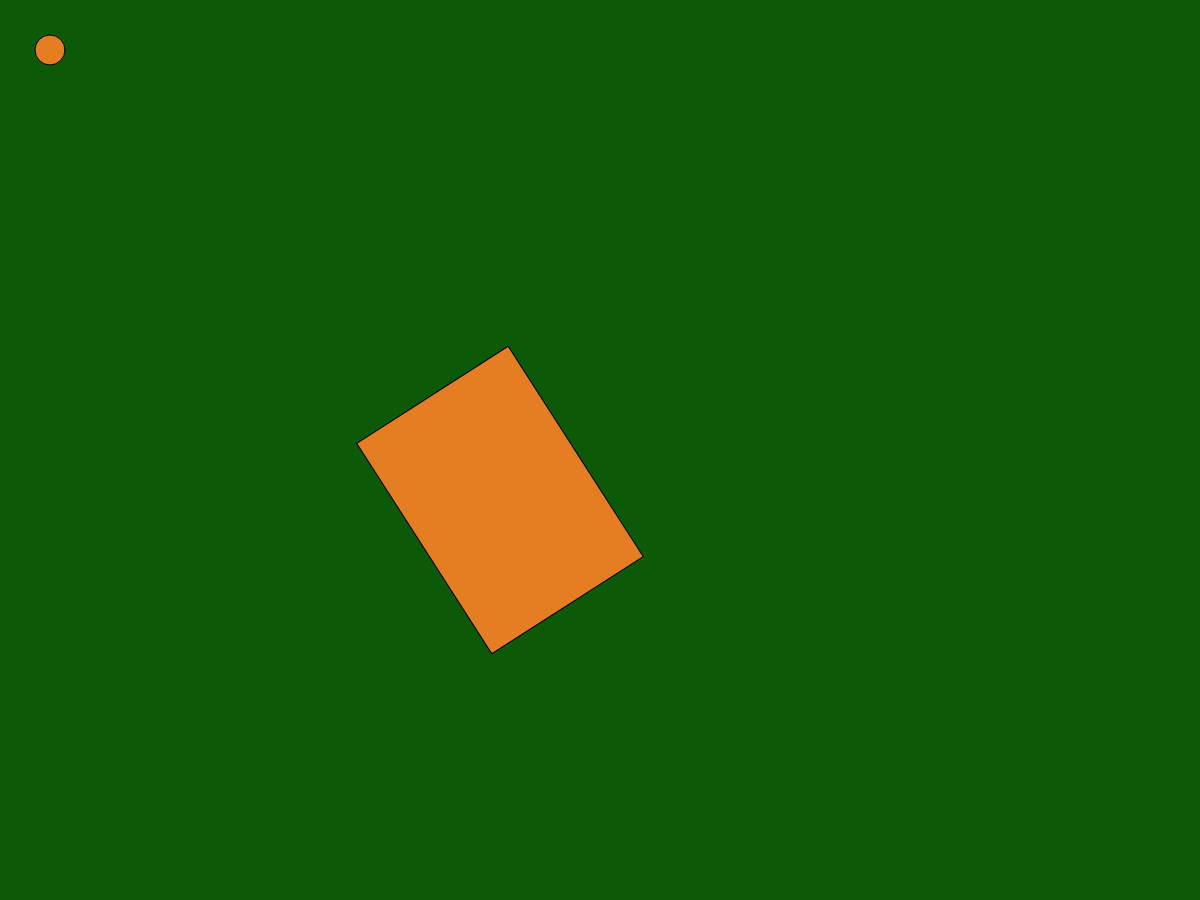
Frame 1 (no input)
Frame 60 (no input): identical to frame 1, image omitted
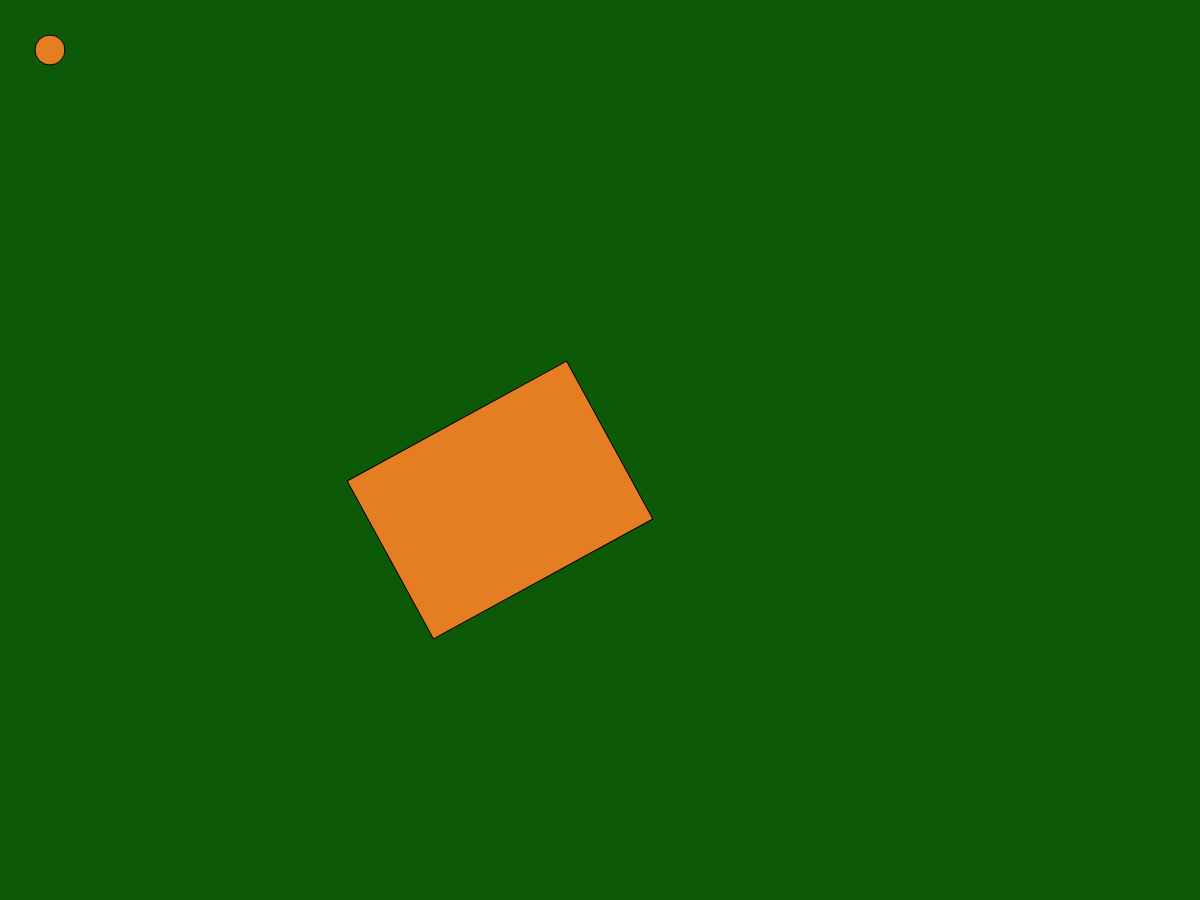
Frame 120 (the mouse pressed at the canvas centre since frame 60)

The p5.js sketch that drew these frames (run headless with seeded random() and noise() and a simulated clock; from frame 60 on, the mouse is pressed at the canvas centre):

// p5.js sketch
// ── sketch.js
var creatures = [];
var angle = 0.0;
var jitter = 0.0;
function setup() {
  createCanvas(1200,900,);

}
xPos=500;
yPos=500;
function draw() {

  background(12, 89, 8);
  fill(229, 125, 34);
  ellipse(50,50,30,30);
  rectMode(CENTER);
  // during even-numbered seconds (0, 2, 4, 6...) add jitter to
  // the rotation
  jitter+=.01;
  //increase the angle value using the most recent jitter value
  angle = radians(30);
  if (xlen<0) {
      xlen*=-1;
  }
  if (ylen<0) {
    ylen*=-1;
  }
  var xlen=mouseX-xPos;
  var ylen=mouseY-yPos;
  var result=ylen/xlen;

  var ang=Math.atan(result);
  console.log(ang);
  //use cosine to get a smooth CW and CCW motion when not jittering
  var c = ((result));
  //move the shape to the center of the canvas
  translate(xPos, yPos);
  //apply the final rotation
  rotate(c);
  rect(0, 0, 250, 180);  
  jitter=0;
}

class hunter{
  constructor(x,y) {
    this.x = x;
    this.y = y;
    this.noiseOffsetX = random(0,1000);
    this.noiseOffsetY = random(0,1000);
    this.attractionZoneSize = 700;
    this.neighbors=0;
  }
  moveAndDisplay() {
    this.x += map( noise(this.noiseOffsetX), 0, 1, -1.5, 1.5);
    this.y += map( noise(this.noiseOffsetY), 0, 1, -1.5, 1.5);
    this.noiseOffsetX += 0.01;
    this.noiseOffsetY += 0.01;
    if(this.x>width){
      this.x=0
    }
    else if(this.x<0){
      this.x = width
    }
    if(this.y>height){
      this.y=0
    }
    else if(this.y<0){
      this.y = height
    }


    // draw the creature
    fill(255);
    noStroke();
    ellipse(this.x, this.y, 10, 10);

    // draw the 'attraction zone' for the creature
    noFill();
    stroke(0,255,0);
    ellipse(this.x, this.y, this.attractionZoneSize, this.attractionZoneSize);

    noFill();
    stroke(255,0,0);
    ellipse(this.x, this.y, 10, 10);
    console.log("test");
    ellipse(this.x, this.y, this.repulsionZoneSize, this.repulsionZoneSize);
  }

  attract(otherCreature) {
    // see how far away we are from the other creatures
    var d = dist(this.x, this.y, otherCreature.x, otherCreature.y);
    // are we within the atraction zone?
    if (d < this.attractionZoneSize/2) {
      // move toward this creature a little bit
      var dX = otherCreature.x - this.x;
      var dY = otherCreature.y - this.y;

      // move 5% of the way to the new creature
      this.x += dX * 0.0001;
      this.y += dY * 0.0001;
    }
  }
}



class CreatureThatAttracts {

  constructor(x,y) {
    this.x = x;
    this.y = y; 
    this.noiseOffsetX = random(0,1000);
    this.noiseOffsetY = random(0,1000);
    this.attractionZoneSize = 200;
    this.repulsionZoneSize=50;
    this.extraRepulsion=10;
    this.neighbors=0;
  }

  moveAndDisplay() {
    this.x += map( noise(this.noiseOffsetX), 0, 1, -.5, .5);
    this.y += map( noise(this.noiseOffsetY), 0, 1, -.5, .5);
    this.noiseOffsetX += 0.01;
    this.noiseOffsetY += 0.01;
    if(this.x>width){
      this.x=0
    }
    else if(this.x<0){
      this.x = width
    }
    if(this.y>height){
      this.y=0
    }
    else if(this.y<0){
      this.y = height
    }


    // draw the creature
    fill(255);
    noStroke();
    ellipse(this.x, this.y, 10, 10);

    // draw the 'attraction zone' for the creature
    noFill();
    stroke(0,255,0);
    // ellipse(this.x, this.y, this.attractionZoneSize, this.attractionZoneSize);

    noFill();
    stroke(255,0,0);
    ellipse(this.x, this.y, 10, 10);
     // ellipse(this.x, this.y, this.repulsionZoneSize, this.repulsionZoneSize);
  }

  attract(otherCreature) {
    // see how far away we are from the other creatures
    var d = dist(this.x, this.y, otherCreature.x, otherCreature.y);
    // are we within the atraction zone?
    if (d < this.attractionZoneSize/2) {
      // move toward this creature a little bit
      var dX = otherCreature.x - this.x;
      var dY = otherCreature.y - this.y;

      // move 5% of the way to the new creature
      this.x += dX * 0.001;
      this.y += dY * 0.001;
      this.neighbors++;
    }

  }
  repulse(otherCreature) {
    // see how far away we are from the other creatures
    var d = dist(this.x, this.y, otherCreature.x, otherCreature.y);
    // are we within the atraction zone?
    if (d < this.repulsionZoneSize/2) {
      // move toward this creature a little bit
      var dX = otherCreature.x - this.x;
      var dY = otherCreature.y - this.y;

      // move 5% of the way to the new creature
      this.x -= dX * 0.02;
      this.y -= dY * 0.02;
      this.neighbors++;
    }
  }
}
